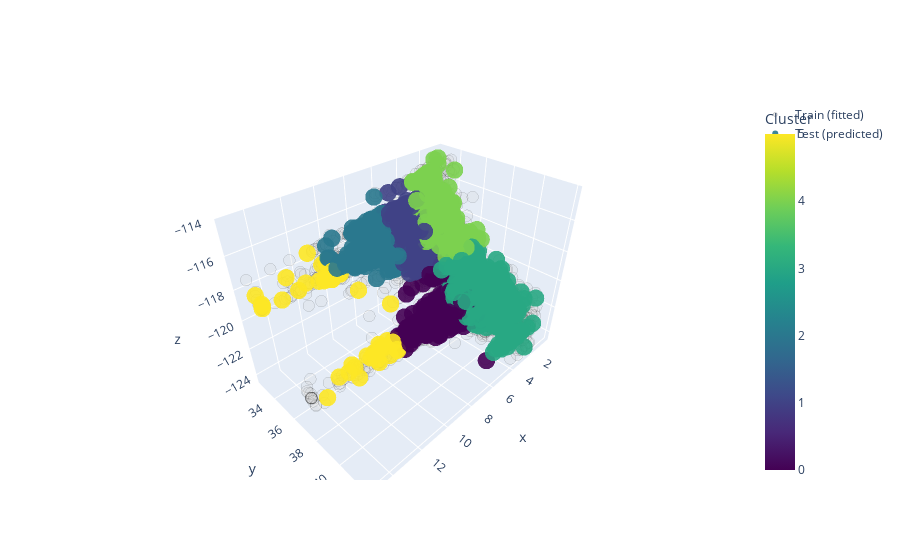

Notebook code for this chart:
### Code cell
# coloured test points
fig_overlay.add_trace(
    go.Scatter3d(
        x=test_plot["MedInc"],
        y=test_plot["Latitude"],
        z=test_plot["Longitude"],
        mode="markers",
        marker=dict(
            size=6,
            color=test_plot["Cluster"],
            colorscale="Viridis",
            colorbar=dict(title="Cluster"),
            opacity=0.90,
        ),
        name="Test (predicted)",
    )
)

### Figure 1 — Plotly figure (JSON) as saved in the notebook; plotly's stock layout.template omitted (floating-point values rounded to 4 significant figures; data arrays with more than 128 entries replaced by an {"elided": "..."} marker saying what was removed)
{"data": [{"hoverinfo": "skip", "marker": {"color": "lightgrey", "line": {"color": "black", "width": 1}, "opacity": 0.2, "size": 4}, "mode": "markers", "name": "Train (fitted)", "type": "scatter3d", "x": {"elided": "16508 float values"}, "y": {"elided": "16508 float values"}, "z": {"elided": "16508 float values"}}, {"marker": {"color": {"elided": "4127 int values"}, "colorbar": {"title": {"text": "Cluster"}}, "colorscale": [[0, "#440154"], [0.1111, "#482878"], [0.2222, "#3e4989"], [0.3333, "#31688e"], [0.4444, "#26828e"], [0.5556, "#1f9e89"], [0.6667, "#35b779"], [0.7778, "#6ece58"], [0.8889, "#b5de2b"], [1, "#fde725"]], "opacity": 0.9, "size": 6}, "mode": "markers", "name": "Test (predicted)", "type": "scatter3d", "x": {"elided": "4127 float values"}, "y": {"elided": "4127 float values"}, "z": {"elided": "4127 float values"}}], "layout": {}}
